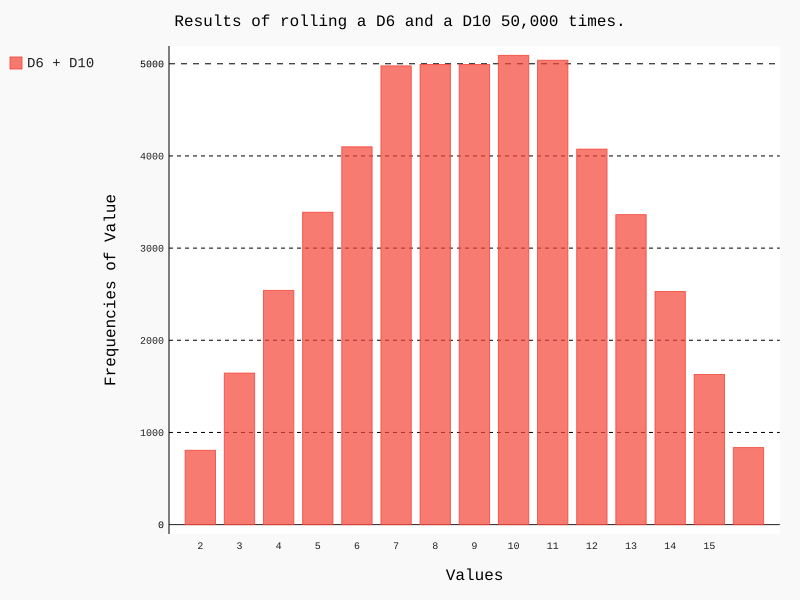

Here is the Python script that generated this plot:
from die import Die
import pygal

die_1 = Die()
die_2 = Die(10)

results = []
for roll_num in range(50000):
    result = die_1.roll() + die_2.roll()
    results.append(result)

frequencies = []
max_result = die_1.num_sides + die_2.num_sides
for value in range(2, max_result + 1):
    frequency = results.count(value)
    frequencies.append(frequency)

hist = pygal.Bar()

hist.title = "Results of rolling a D6 and a D10 50,000 times."
hist.x_labels = range(2,max_result)
hist.x_title = "Values"
hist.y_title = "Frequencies of Value"
hist.add("D6 + D10", frequencies)
hist.render_to_file("die_visual.svg")
